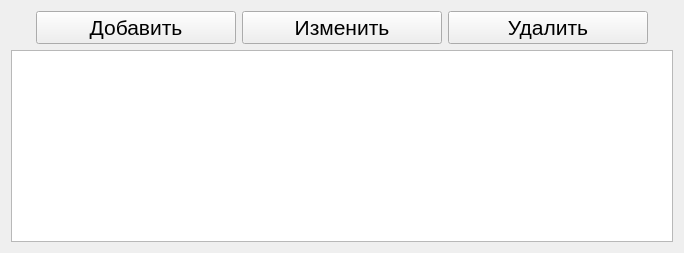
          <widget class="QWidget" name="page_ItemType">
           <layout class="QHBoxLayout" name="horizontalLayout_19">
            <item>
             <layout class="QVBoxLayout" name="table_settings_8">
              <item>
               <layout class="QHBoxLayout" name="horizontalLayout_12">
                <item>
                 <spacer name="horizontalSpacer_21">
                  <property name="orientation">
                   <enum>Qt::Orientation::Horizontal</enum>
                  </property>
                  <property name="sizeType">
                   <enum>QSizePolicy::Policy::Expanding</enum>
                  </property>
                  <property name="sizeHint" stdset="0">
                   <size>
                    <width>25</width>
                    <height>20</height>
                   </size>
                  </property>
                 </spacer>
                </item>
                <item>
                 <widget class="QPushButton" name="settings_add_8">
                  <property name="minimumSize">
                   <size>
                    <width>200</width>
                    <height>0</height>
                   </size>
                  </property>
                  <property name="font">
                   <font>
                    <family>Arial</family>
                    <pointsize>16</pointsize>
                   </font>
                  </property>
                  <property name="text">
                   <string>Добавить</string>
                  </property>
                 </widget>
                </item>
                <item>
                 <widget class="QPushButton" name="settings_update_8">
                  <property name="minimumSize">
                   <size>
                    <width>200</width>
                    <height>0</height>
                   </size>
                  </property>
                  <property name="font">
                   <font>
                    <family>Arial</family>
                    <pointsize>16</pointsize>
                   </font>
                  </property>
                  <property name="text">
                   <string>Изменить</string>
                  </property>
                 </widget>
                </item>
                <item>
                 <widget class="QPushButton" name="settings_delete_8">
                  <property name="minimumSize">
                   <size>
                    <width>200</width>
                    <height>0</height>
                   </size>
                  </property>
                  <property name="font">
                   <font>
                    <family>Arial</family>
                    <pointsize>16</pointsize>
                   </font>
                  </property>
                  <property name="text">
                   <string>Удалить</string>
                  </property>
                 </widget>
                </item>
                <item>
                 <spacer name="horizontalSpacer_22">
                  <property name="orientation">
                   <enum>Qt::Orientation::Horizontal</enum>
                  </property>
                  <property name="sizeType">
                   <enum>QSizePolicy::Policy::Expanding</enum>
                  </property>
                  <property name="sizeHint" stdset="0">
                   <size>
                    <width>25</width>
                    <height>20</height>
                   </size>
                  </property>
                 </spacer>
                </item>
               </layout>
              </item>
              <item>
               <widget class="QTableWidget" name="settings_table_8">
                <property name="font">
                 <font>
                  <family>Arial</family>
                  <pointsize>16</pointsize>
                 </font>
                </property>
                <property name="editTriggers">
                 <set>QAbstractItemView::EditTrigger::NoEditTriggers</set>
                </property>
                <property name="selectionMode">
                 <enum>QAbstractItemView::SelectionMode::SingleSelection</enum>
                </property>
                <property name="selectionBehavior">
                 <enum>QAbstractItemView::SelectionBehavior::SelectRows</enum>
                </property>
                <property name="textElideMode">
                 <enum>Qt::TextElideMode::ElideNone</enum>
                </property>
                <attribute name="horizontalHeaderVisible">
                 <bool>true</bool>
                </attribute>
                <attribute name="horizontalHeaderMinimumSectionSize">
                 <number>60</number>
                </attribute>
                <attribute name="horizontalHeaderDefaultSectionSize">
                 <number>200</number>
                </attribute>
                <attribute name="verticalHeaderVisible">
                 <bool>false</bool>
                </attribute>
               </widget>
              </item>
             </layout>
            </item>
           </layout>
          </widget>
